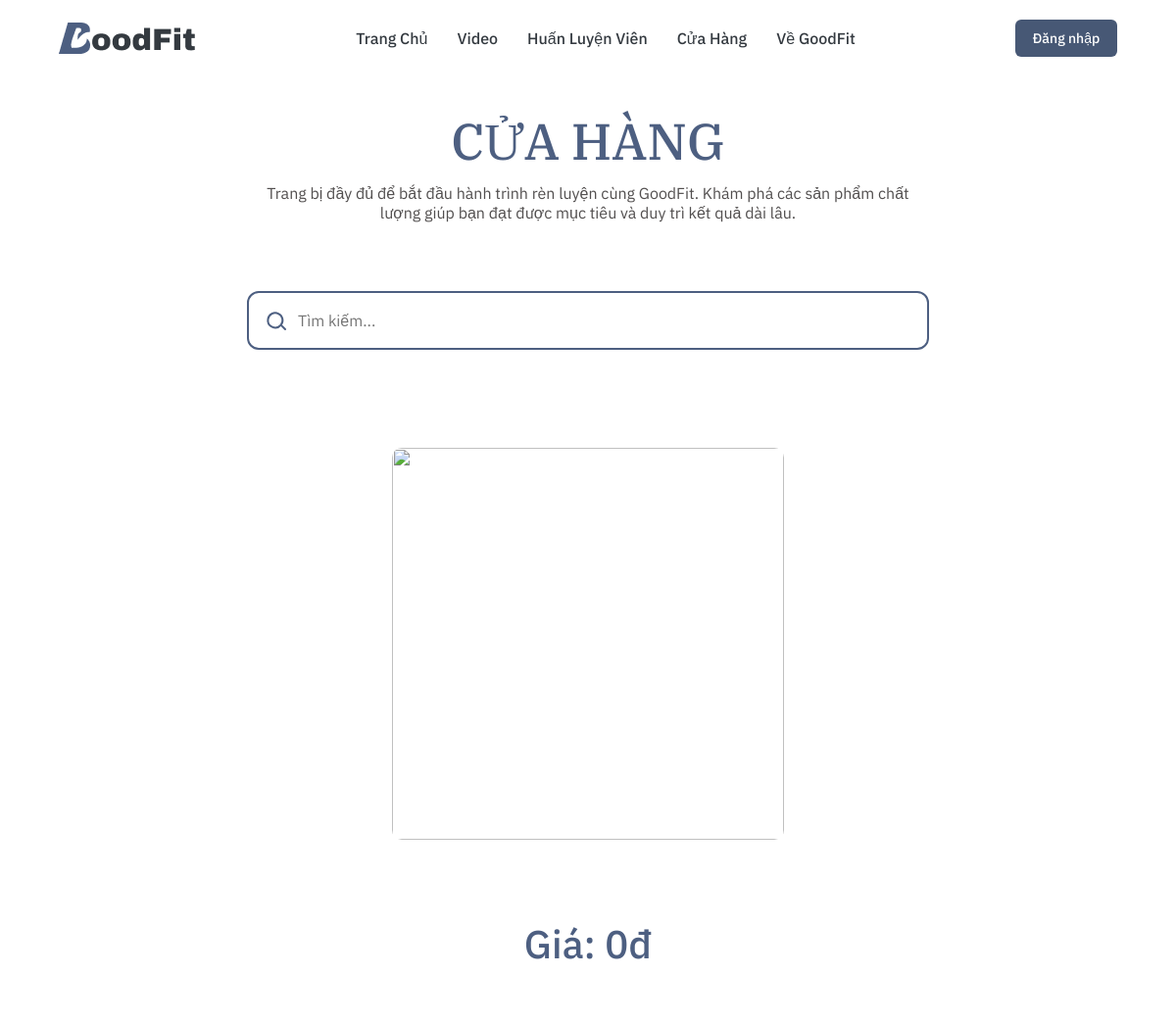
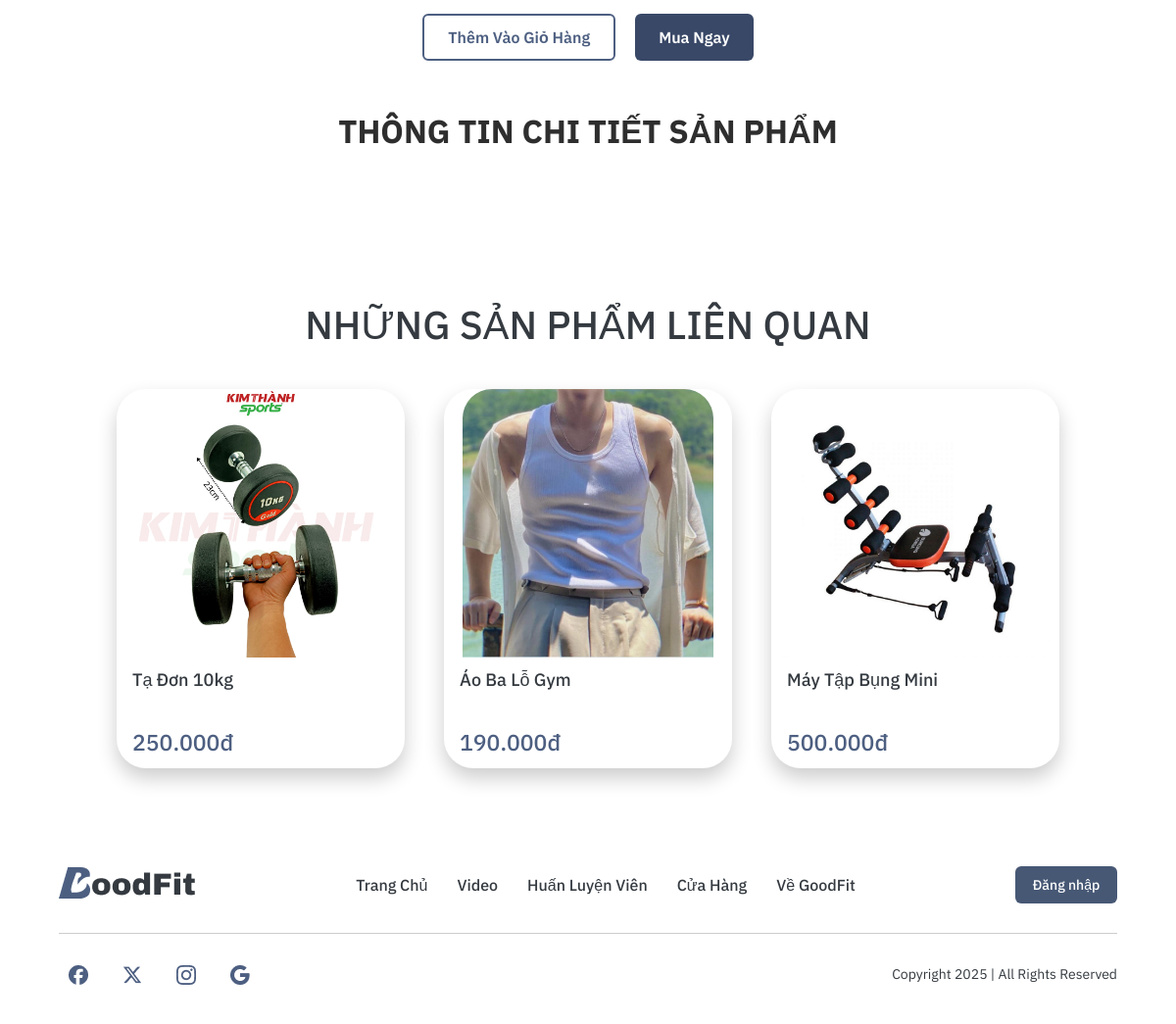
Page /cuahang2/cuahang2.php on the committed database (2 pictures, top to bottom).
### tables this page shows
CREATE TABLE `sanpham` (
  `id` int NOT NULL AUTO_INCREMENT,
  `ten` varchar(255) NOT NULL,
  `gia` int NOT NULL,
  `anh` varchar(255) NOT NULL,
  `mota` text,
  `in_cart` tinyint DEFAULT '0',
  PRIMARY KEY (`id`)
);

### cuahang2/cuahang2.php (the view, shortened to what this page needs)
<?php
include '../connect.php';
$id = $_GET['id'] ?? 0;
$stmt = $conn->prepare("SELECT * FROM sanpham WHERE id = ?");
$stmt->bind_param("i", $id);
$stmt->execute();
$result = $stmt->get_result();
$product = $result->fetch_assoc();
$related_stmt = $conn->prepare("SELECT * FROM sanpham WHERE id != ? ORDER BY RAND() LIMIT 3");
$related_stmt->bind_param("i", $id);
$related_stmt->execute();
$related_result = $related_stmt->get_result();
?>
<!DOCTYPE html>
<html lang="vi">
<head>
  <link rel="stylesheet" href="https://cdnjs.cloudflare.com/ajax/libs/font-awesome/6.4.0/css/all.min.css">
  <link rel="stylesheet" href="cuahang2.css">
  <link rel="stylesheet" href="../header.css">
</head>
<body>
  <?php include '../header.php'; ?>
  <section class="store">
    <h1 class="title">CỬA HÀNG</h1>
    <p class="subtitle">
      Trang bị đầy đủ để bắt đầu hành trình rèn luyện cùng GoodFit. Khám phá các sản phẩm chất lượng giúp bạn đạt được mục tiêu và duy trì kết quả dài lâu.
    </p>
    <div class="search-box">
      <svg class="icon search-icon" xmlns="http://www.w3.org/2000/svg" fill="none" viewBox="0 0 24 24" stroke="currentColor">
        <path stroke-linecap="round" stroke-linejoin="round" stroke-width="2"
          d="M21 21l-4.35-4.35m0 0A7.5 7.5 0 103.5 10.5a7.5 7.5 0 0013.15 6.15z" />
      </svg>
      <input type="text" id="searchInput" placeholder="Tìm kiếm..." />
    </div>
    <div class="product-right">
    <div class="product-image" >
  <img src="<?php echo $product['anh']; ?>" alt="">
    </div>
<div class="product-content">
  <p class="product-price">Giá: <?php echo number_format($product['gia'], 0, ',', '.'); ?>đ</p>
</div>
<div class="product-buttons">
  <form method="POST" action="add_to_cart.php">
    <button type="submit" class="outline-button">Thêm Vào Giỏ Hàng</button>
  </form>
  <?php
  if (isset($_SESSION['username'])): ?>
    <form method="POST" action="add_to_cart.php" onsubmit="window.location.href='../cart/cart.php'">
      <input type="hidden" name="product_id" value="<?= $product['id'] ?>">
      <input type="hidden" name="redirect_to_cart" value="1">
      <button type="submit" class="cta-button">Mua Ngay</button>
    </form>
  <?php else: ?>
    <button class="cta-button" onclick="window.location.href='../login/Login.html'">Mua Ngay</button>
  <?php endif; ?>
</div>
 </div>
<div class="specs">
  <h2 class="specs-title">THÔNG TIN CHI TIẾT SẢN PHẨM</h2>
</div>
</section>
<section class="related-section">
  <h2 class="related-title">NHỮNG SẢN PHẨM LIÊN QUAN</h2>
<div class="related-list">
  <?php while ($item = $related_result->fetch_assoc()): ?>
    <div class="product-card related-card" onclick="window.location.href='cuahang2.php?id=<?= $item['id'] ?>'">
      <img src="<?= htmlspecialchars($item['anh']) ?>" alt="<?= htmlspecialchars($item['ten']) ?>" />
      <h2><?= htmlspecialchars($item['ten']) ?></h2>
      <p class="price"><?= number_format($item['gia'], 0, ',', '.') ?>đ</p>
    </div>
  <?php endwhile; ?>
</div>
</section>
<?php include($_SERVER['DOCUMENT_ROOT'] . "/GoodFit/footer.php"); ?>
</body>
</html>

### cuahang2/cuahang2.css (style rules this page uses)
* { margin: 0; padding: 0; box-sizing: border-box; }
body { font-family: 'IBM Plex Sans', sans-serif; background-color: #ffffff; color: #2e2e2e; }
.specs { margin-top: 50px; text-align: center; font-size: 22px; font-weight: bold; }
.store { padding: 40px 20px; max-width: 1200px; margin: auto; text-align: center; }
.title { font-family: 'IBM Plex Serif', serif; font-weight: 500; font-size: 52px; color: #4D5F81; margin-bottom: 10px; margin-top: 70px; }
.subtitle { font-family: 'IBM Plex Sans', sans-serif; font-weight: 400; font-size: 16px; color: #524F4F; margin-bottom: 70px; max-width: 700px; margin: 0 auto 70px auto; }
.search-box { width: 696px; height: 60px; border: 2px solid #4D5F81; border-radius: 12px; margin: 0 auto 40px auto; display: flex; align-items: center; padding: 0 16px; background-color: #ffffff; margin-bottom: 100px; }
.search-box input { flex: 1; background: transparent; border: none; outline: none; font-size: 16px; color: rgb(0, 0, 0); padding: 0 10px; font-family: 'IBM Plex Sans', sans-serif; }
.icon { width: 24px; height: 24px; color: #4D5F81; flex-shrink: 0; }
.product-image img { width: 400px; height: 400px; object-fit: cover; border-radius: 10px; margin-bottom: 20px; }
.product-right { display: flex; flex-direction: column; align-items: center; gap: 10px; }
.product-price { font-family: 'IBM Plex Sans', sans-serif; font-weight: 500; font-size: 40px; color: #4D5F81; margin-bottom: 60px; text-align: left; }
.product-buttons { display: flex; gap: 20px; }
.outline-button { background-color: transparent; color: #4D5F81; border: 2px solid #4D5F81; padding: 12px 24px; border-radius: 6px; font-family: 'IBM Plex Sans', sans-serif; font-weight: 600; font-size: 16px; cursor: pointer; transition: background 0.3s ease; }
.cta-button { background-color: #394867; color: #FFFFFF; text-decoration: none; padding: 12px 24px; border-radius: 6px; font-weight: 600; font-size: 16px; font-family: 'IBM Plex Sans', sans-serif; border: none; cursor: pointer; transition: background 0.3s ease; }
.related-section { padding: 60px; text-align: center; font-family: 'IBM Plex Sans', sans-serif; }
.related-title { font-size: 40px; font-weight: 500; color: #343A40; margin-bottom: 40px; }
.related-list { display: flex; flex-wrap: wrap; justify-content: center; gap: 40px; }
.product-card { width: 294px; height: 387px; background: #ffffff; padding: 0; border-radius: 30px; overflow: hidden; display: flex; flex-direction: column; box-shadow: 0px 10px 20px rgba(0, 0, 0, 0.2); transition: transform 0.3s ease; }
.product-card img { width: auto; max-width: 100%; height: 274px; object-fit: contain; border-top-left-radius: 30px; border-top-right-radius: 30px; display: block; margin: 0 auto; }
.product-card h2 { font-family: 'IBM Plex Sans', sans-serif; font-weight: 500; font-size: 18px; color: #343A40; margin: 10px 16px 5px 16px; display: -webkit-box; -webkit-line-clamp: 2; line-clamp: 2; -webkit-box-orient: vertical; overflow: hidden; text-overflow: ellipsis; line-height: 1.4; height: calc(1.4em * 2); text-align: left; }
.product-card .price { font-family: 'IBM Plex Sans', sans-serif; font-weight: 500; font-size: 23px; color: #4D5F81; margin: 6px 16px 0 16px; text-align: left; }

### rows in the picture
sanpham: anh (picture), ten "Tạ Đơn 10kg", gia "250.000"
sanpham: anh (picture), ten "Áo Ba Lỗ Gym", gia "190.000"
sanpham: anh (picture), ten "Máy Tập Bụng Mini", gia "500.000"

### other values in the picture
$product['gia'] "0"
